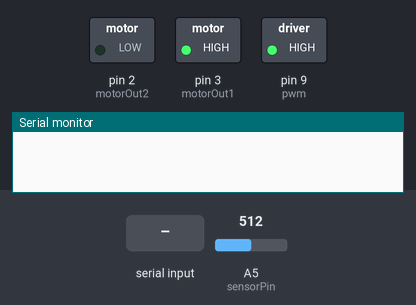
The sketch below on a simulated Arduino Uno, built with avr-gcc and run on an emulated ATmega328P. On the bench: switched loads named in the sketch (green lamp = pin HIGH), the last lines printed to the serial monitor. The inputs (shaded band) are chosen by the test bench; at power-on: A5 (sensorPin) = 512.

Above: at 1.2 s.
1.3 s: "1" received over Serial
At 2.6 s:
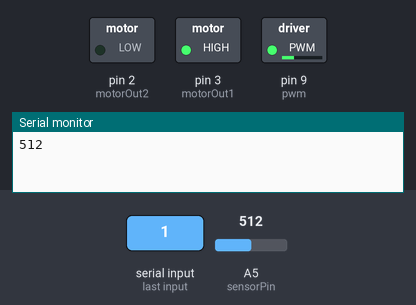
3.5 s: "8" received over Serial
At 5.2 s:
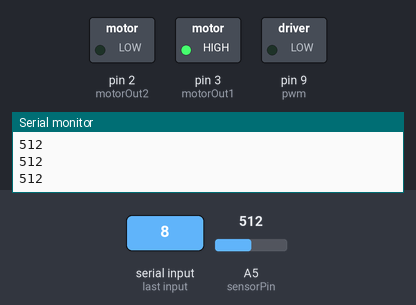
5.5 s: "0" received over Serial
At 6.5 s:
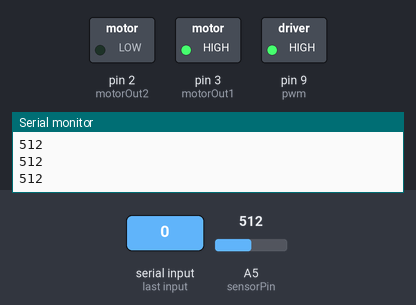
Timing chart, 0 to 8.5 s (numbered marks = the images above; inputs shaded):
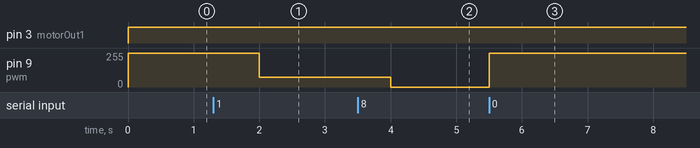

Measured:
- after the input at 1.3 s, pin 9 (pwm): 255/255 → 75/255 after 0.70 s
- after the input at 3.5 s, pin 9 (pwm): 75/255 → 0/255 after 0.50 s
- after the input at 5.5 s, pin 9 (pwm): 0/255 → 255/255 at once

The sketch:

alcoandmotor.ino
```cpp
unsigned int motorOut1 = 3;
unsigned int motorOut2 = 2;
unsigned int pwm = 9;
unsigned int sensorPin = A5;
unsigned int val = 0;
unsigned long startMillis;
unsigned long currentMillis;
const unsigned long period = 1000;


unsigned char receivedChar;


void setup() {
  // put your setup code here, to run once:
Serial.begin(9600);
pinMode(sensorPin,INPUT);
pinMode(motorOut1,OUTPUT);
pinMode(motorOut2,OUTPUT);
pinMode(pwm,OUTPUT);
startMillis = millis();
}

void loop() {
  // put your main code here, to run repeatedly:
currentMillis = millis();
 if (currentMillis - startMillis >= period)
  {
    val = analogRead(sensorPin);
     if (val >650)
     {
      Serial.println(val);}
     else{
      Serial.println(val);}
      startMillis = currentMillis;
  }
recInfo();
runMotor();
}
void recInfo(){
  if(Serial.available()>0)
  {
    receivedChar = Serial.read();
  }
}

void runMotor(){
  if (receivedChar == '1'){
    analogWrite(pwm,75);
    digitalWrite(motorOut1, HIGH);
    digitalWrite(motorOut2, LOW);
    delay(2000);
  }
  else if(receivedChar == '8')
  {
    analogWrite(pwm,0);}
  else{
    analogWrite(pwm,255);
    digitalWrite(motorOut1, HIGH);
    digitalWrite(motorOut2, LOW);
    delay(2000);
  }
}
```
